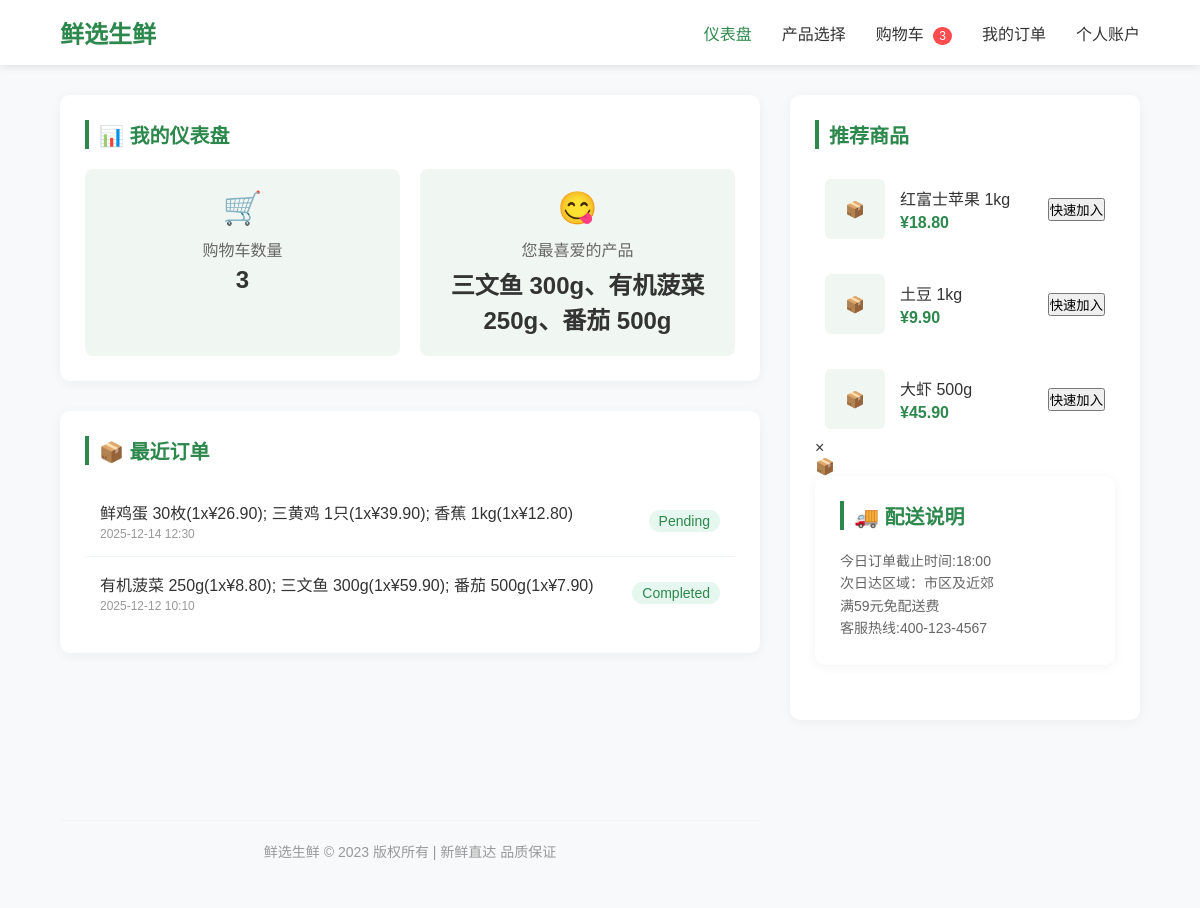
Screenshot of /customer/dashboard.php (signed in) with the database file from the repository.
### tables this page shows
CREATE TABLE IF NOT EXISTS `CustomerOrder` (
  `order_ID` INT NOT NULL AUTO_INCREMENT,
  `customer_ID` INT NULL,
  `order_date` DATETIME NULL DEFAULT CURRENT_TIMESTAMP,
  `branch_ID` INT NOT NULL,
  `total_amount` DECIMAL(10,2) NOT NULL DEFAULT 0,
  `final_amount` DECIMAL(10,2) NOT NULL DEFAULT 0,
  `status` ENUM('Pending','Completed','Cancelled') DEFAULT 'Pending',
  `shipping_address` VARCHAR(255) NULL,
  `created_at` TIMESTAMP DEFAULT CURRENT_TIMESTAMP,
  PRIMARY KEY (`order_ID`),
  CONSTRAINT `fk_CustomerOrder_branch_id`
    FOREIGN KEY (`branch_ID`)
    REFERENCES `Branch` (`branch_ID`)
    ON DELETE NO ACTION
    ON UPDATE NO ACTION,
  CONSTRAINT `fk_CustomerOrder_customer_id`
    FOREIGN KEY (`customer_ID`)
    REFERENCES `Customer` (`customer_ID`)
    ON DELETE NO ACTION
    ON UPDATE NO ACTION);

CREATE TABLE IF NOT EXISTS `products` (
  `product_ID` INT AUTO_INCREMENT NOT NULL,
  `sku` VARCHAR(45) UNIQUE NOT NULL,
  `product_name` VARCHAR(45) NOT NULL,  
  `status` ENUM('active', 'discontinued') DEFAULT 'active',
  `unit_price` DECIMAL(10,2) NOT NULL,
  `unit` VARCHAR(20) NULL,
  `description` TEXT NULL,  
  `category_id`    INT NOT NULL,
  `created_at` TIMESTAMP DEFAULT CURRENT_TIMESTAMP,
  PRIMARY KEY (`product_ID`),
  CONSTRAINT `fk_products_category`
    FOREIGN KEY (`category_id`)
    REFERENCES `Categories` (`category_id`)
	ON DELETE NO ACTION
    ON UPDATE NO ACTION
);

### customer/inc/data.php (called while the page is built, shortened)
<?php
function getProductDetails($productId) {
    $conn = getDBConnection();
    $query = "SELECT * FROM product_catalog_view WHERE product_ID = ?";
    $stmt = $conn->prepare($query);
    $stmt->bind_param("i", $productId);
    $stmt->execute();
    $result = $stmt->get_result();
    $product = null;
    if ($result && $result->num_rows > 0) {
        $row = $result->fetch_assoc();
        $product = [
            'id' => $row['product_ID'],
            'name' => $row['product_name'],
            'description' => $row['description'],
            'price' => $row['unit_price'],
            'category' => $row['category_name'],
            'stock' => $row['available_stock'],
            'stock_status' => $row['stock_status'],
            'store_id' => $row['store_id'],
            'branch' => $row['store_name'] ?? '无'
        ];
    }
    return $product;
}
function getProductBranches($productId) {
    $conn = getDBConnection();
    $query = "SELECT DISTINCT store_id, store_name
              FROM product_catalog_view
              WHERE product_ID = ? AND available_stock > 0";
    $stmt = $conn->prepare($query);
    $stmt->bind_param("i", $productId);
    $stmt->execute();
    $result = $stmt->get_result();
    $branches = [];
    while ($row = $result->fetch_assoc()) {
        $branches[] = [
            'id' => $row['store_id'],
            'name' => $row['store_name']
        ];
    }
    return $branches;
}
function getFavoriteProducts($customerId) {
    $conn = getDBConnection();
    $query = "SELECT product_ID, product_name, total_spent
              FROM v_favorite_products
              WHERE customer_ID = ?
              ORDER BY total_spent DESC";
    $stmt = $conn->prepare($query);
    $stmt->bind_param("i", $customerId);
    $stmt->execute();
    $result = $stmt->get_result();
    $products = [];
    if ($result && $result->num_rows > 0) {
        while ($row = $result->fetch_assoc()) {
            $products[] = $row;
        }
    }
    return $products;
}
function getCartItemCount($customerId) {
    $conn = getDBConnection();
    $query = "SELECT SUM(quantity) AS total
              FROM OrderItem oi
              JOIN CustomerOrder co ON oi.order_ID = co.order_ID
              WHERE co.customer_ID = ? AND co.status = 'Pending'";
    $stmt = $conn->prepare($query);
    $stmt->bind_param("i", $customerId);
    $stmt->execute();
    $result = $stmt->get_result();
    $count = 0;
    if ($result && $result->num_rows > 0) {
        $row = $result->fetch_assoc();
        $count = $row['total'] ?? 0;
    }
    return $count;
}
function getRecentOrders($customerId) {
    $conn = getDBConnection();
    $query = "SELECT * FROM v_order_history
              WHERE customer_ID = ?
              ORDER BY order_date DESC
              LIMIT 3";
    $stmt = $conn->prepare($query);
    $stmt->bind_param("i", $customerId);
    $stmt->execute();
    $result = $stmt->get_result();
    $orders = [];
    if ($result && $result->num_rows > 0) {
        while ($row = $result->fetch_assoc()) {
            $orders[] = $row;
        }
    }
    return $orders;
}
function getRandomProducts() {
    $conn = getDBConnection();
    $query = "SELECT * FROM product_catalog_view
              WHERE available_stock > 0
              AND product_status = 'active'
              ORDER BY RAND()
              LIMIT 3";
    $result = $conn->query($query);
    $products = [];
    if ($result && $result->num_rows > 0) {
        while ($row = $result->fetch_assoc()) {
            $products[] = $row;
        }
    }
    return $products;
}
?>

### customer/dashboard.php (the view, shortened to what this page needs)
<?php include 'header.php'; ?>
<?php
require_once __DIR__ . '/inc/data.php';
$customerId = $_SESSION['customer_id'] ?? null;
$cartCount = 0;
$favoriteProducts = [];
$recentOrders = [];
if ($customerId) {
    $cartCount = getCartItemCount($customerId);
    $favoriteProducts = getFavoriteProducts($customerId);
    $recentOrders = getRecentOrders($customerId);
}
$randomProducts = getRandomProducts();
$productsWithDetails = [];
foreach ($randomProducts as $p) {
    $product = getProductDetails($p['product_ID']);
    if ($product) {
        $product['stock'] = $product['stock'] ?? 0;
        $product['branches'] = getProductBranches($product['id']);
        $productsWithDetails[] = $product;
    }
}
?>
<div class="dashboard-container">
    <div class="main-content">
        <section id="dashboard" class="dashboard">
            <h2 class="section-title">📊 我的仪表盘</h2>
            <div class="dashboard-cards">
                <div class="card">
                    <div class="card-icon">🛒</div>
                    <div class="card-title">购物车数量</div>
                    <div class="card-value"><?php echo $cartCount; ?></div>
                </div>
                <div class="card">
                    <div class="card-icon">😋</div>
                    <div class="card-title">您最喜爱的产品</div>
                    <div class="card-value">
                        <?php
                        if (empty($favoriteProducts)) {
                            echo '无';
                        } else {
                            $names = array_column($favoriteProducts, 'product_name');
                            echo implode('、', $names);
                        }
                        ?>
                    </div>
                </div>
            </div>
        </section>
        <section class="dashboard">
            <h2 class="section-title">📦 最近订单</h2>
            <ul class="order-list">
                <?php if (empty($recentOrders)): ?>
                    <li class="order-item">
                        <div class="order-info">
                            <div class="order-name">暂无订单记录</div>
                        </div>
                    </li>
                <?php else: ?>
                    <?php foreach ($recentOrders as $order): ?>
                        <li class="order-item">
                            <div class="order-info">
                                <div class="order-name"><?php echo $order['product_details']; ?></div>
                                <div class="order-date"><?php echo date('Y-m-d H:i', strtotime($order['order_date'])); ?></div>
                            </div>
                            <span class="order-status"><?php echo $order['order_status']; ?></span>
                        </li>
                    <?php endforeach; ?>
                <?php endif; ?>
            </ul>
        </section>
    </div>
    <div class="sidebar-section">
    <h3 class="section-title">推荐商品</h3>
    <div class="recommendation-list">
        <?php foreach ($productsWithDetails as $product): ?>
        <div class="recommendation-item" data-id="<?php echo $product['id']; ?>">
            <div class="product-img">📦</div>
            <div class="product-info">
                <div class="product-name"><?php echo htmlspecialchars($product['name']); ?></div>
                <div class="product-price">¥<?php echo number_format($product['price'], 2); ?></div>
            </div>
            <button class="quick-add-btn" data-id="<?php echo $product['id']; ?>">快速加入</button>
        </div>
        <?php endforeach; ?>
    </div>
<div class="modal-overlay" id="productModal">
  <div class="product-modal">
    <span class="close-modal" id="closeModal">×</span>
    <div class="modal-content">
      <div class="modal-img" id="modalImg">📦</div>
    </div>
  </div>
</div>
<section class="sidebar-section">
  <h2 class="section-title">🚚 配送说明</h2>
  <p style="line-height: 1.6; color: #666; font-size: 14px; margin-top: 10px;">
    今日订单截止时间:18:00<br>
    次日达区域：市区及近郊<br>
    满59元免配送费<br>
    客服热线:400-123-4567
  </p>
</section>
</div>
<div class="dashboard-footer">
    鲜选生鲜 © 2023 版权所有 | 新鲜直达 品质保证
</div>
</main>
</body>
</html>

### customer/header.php (style rules this page uses)
* { margin: 0; padding: 0; box-sizing: border-box; font-family: 'Microsoft YaHei', Arial, sans-serif; }
body { background-color: #f8f9fa; color: #333; min-height: 100vh; display: flex; flex-direction: column; }

### customer/dashboard.php (style rules this page uses)
.dashboard-container { display: grid; grid-template-columns: 1fr; gap: 30px; margin-bottom: 40px; }
@media (min-width: 992px) { .dashboard-container { grid-template-columns: 2fr 1fr; } }
.dashboard { background-color: #fff; border-radius: 10px; box-shadow: 0 2px 12px rgba(0,0,0,0.05); padding: 25px; margin-bottom: 30px; transition: transform 0.3s ease, box-shadow 0.3s ease; }
.section-title { font-size: 20px; font-weight: 600; margin-bottom: 20px; color: #2d884d; border-left: 4px solid #2d884d; padding-left: 10px; display: flex; align-items: center; }
.dashboard-cards { display: flex; gap: 20px; flex-wrap: wrap; }
.card { flex: 1; min-width: 200px; background-color: #f0f7f2; border-radius: 8px; padding: 20px; text-align: center; transition: all 0.3s ease; position: relative; overflow: hidden; }
.card::before { content: ''; position: absolute; top: 0; left: 0; width: 100%; height: 4px; background-color: #2d884d; transform: scaleX(0); transition: transform 0.3s ease; }
.card-icon { font-size: 32px; color: #2d884d; margin-bottom: 10px; }
.card-title { font-size: 16px; margin-bottom: 5px; color: #666; }
.card-value { font-size: 24px; font-weight: bold; color: #333; }
.sidebar-section { background-color: #fff; border-radius: 10px; box-shadow: 0 2px 12px rgba(0,0,0,0.05); padding: 25px; margin-bottom: 30px; }
.order-list { list-style: none; }
.order-item { padding: 15px; border-bottom: 1px solid #f0f7f2; display: flex; justify-content: space-between; align-items: center; transition: background-color 0.2s ease; }
.order-item:last-child { border-bottom: none; }
.order-info { flex: 1; }
.order-name { font-weight: 500; margin-bottom: 3px; }
.order-date { font-size: 12px; color: #999; }
.order-status { font-size: 14px; padding: 3px 10px; border-radius: 12px; background-color: #e6f7ef; color: #2d884d; }
.recommendation-list { display: grid; grid-template-columns: 1fr; gap: 15px; }
.recommendation-item { display: flex; align-items: center; gap: 15px; padding: 10px; border-radius: 8px; transition: background-color 0.2s ease; }
.product-img { width: 60px; height: 60px; border-radius: 6px; object-fit: cover; background-color: #f0f7f2; display: flex; align-items: center; justify-content: center; color: #2d884d; }
.product-info { flex: 1; }
.product-name { font-weight: 500; margin-bottom: 4px; }
.product-price { color: #2d884d; font-weight: 600; }
.dashboard-footer { text-align: center; padding: 20px; color: #999; font-size: 14px; border-top: 1px solid #f0f7f2; margin-top: 40px; }

### rows the page displays
customerorder: product_details "鲜鸡蛋 30枚(1x¥26.90); 三黄鸡 1只(1x¥39.90); 香蕉 1kg(1x¥12.80)", order_date "2025-12-14 12:30", order_status "Pending"
customerorder: product_details "有机菠菜 250g(1x¥8.80); 三文鱼 300g(1x¥59.90); 番茄 500g(1x¥7.90)", order_date "2025-12-12 10:10", order_status "Completed"
products: product_name "红富士苹果 1kg", unit_price "18.80"
products: product_name "土豆 1kg", unit_price "9.90"
products: product_name "大虾 500g", unit_price "45.90"

### other values shown
$cartCount "3"
implode('、', $names) "三文鱼 300g、有机菠菜 250g、番茄 500g"
